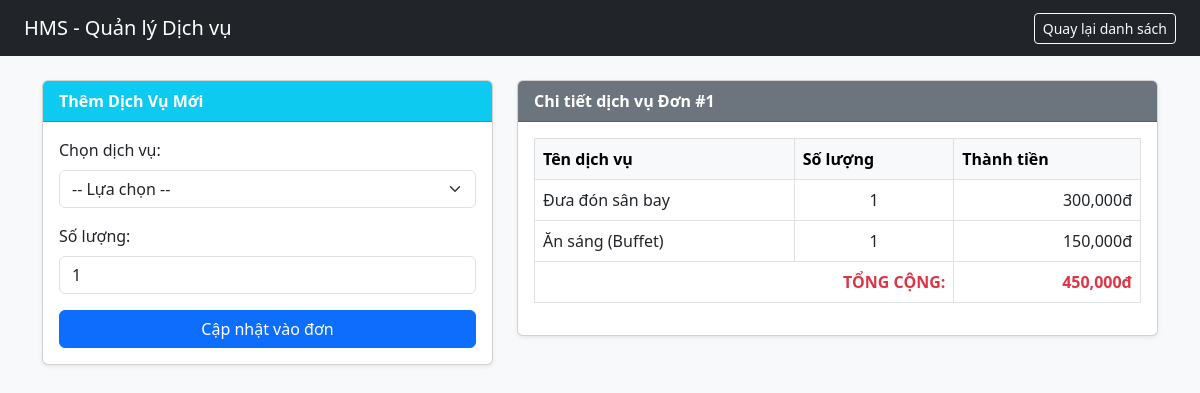
Page /bookings/services.php?id=1 (signed in) on the committed database.
### tables this page shows
CREATE TABLE `booking_services` (
  `id` int(11) NOT NULL,
  `booking_id` int(11) DEFAULT NULL,
  `service_id` int(11) DEFAULT NULL,
  `quantity` int(11) DEFAULT 1,
  `subtotal` decimal(10,2) DEFAULT NULL,
  `added_at` datetime DEFAULT current_timestamp()
);

CREATE TABLE `services` (
  `service_id` int(11) NOT NULL,
  `service_name` varchar(100) DEFAULT NULL,
  `price` decimal(10,2) DEFAULT NULL,
  `category` varchar(50) DEFAULT NULL,
  `description` text DEFAULT NULL,
  `is_available` tinyint(4) DEFAULT 1
);

### includes/db.php (called while the page is built, shortened)
<?php
class Database {
    private static $instance = null;
    private function __construct() {
        $host = '127.0.0.1';
        $db   = 'hotel_management';
        $user = 'root';
        $pass = '';
        $dsn  = "mysql:host=$host;dbname=$db;charset=utf8mb4";
        try {
            $this->pdo = new PDO($dsn, $user, $pass, [
                PDO::ATTR_ERRMODE => PDO::ERRMODE_EXCEPTION,
                PDO::ATTR_DEFAULT_FETCH_MODE => PDO::FETCH_ASSOC,
                PDO::ATTR_EMULATE_PREPARES => false,
            ]);
        } catch (PDOException $e) {
            die("Kết nối thất bại: " . $e->getMessage());
        }
    }
    public static function getInstance() {
        if (self::$instance === null) {
            self::$instance = new Database();
        }
        return self::$instance->pdo;
    }
}

### classes/BookingService.php (called while the page is built, shortened)
<?php
require_once __DIR__ . '/../includes/db.php';
class BookingService {
    private $db;
    public function __construct() {
        $this->db = Database::getInstance();
    }
    public function getServicesByBooking($bookingId) {
        $sql = "SELECT bs.*, s.service_name
                FROM booking_services bs
                JOIN services s ON bs.service_id = s.service_id
                WHERE bs.booking_id = ?";
        $stmt = $this->db->prepare($sql);
        $stmt->execute([$bookingId]);
        return $stmt->fetchAll();
    }
}
?>

### bookings/services.php (the view, shortened to what this page needs)
<?php
require_once '../includes/db.php';
require_once '../classes/Service.php';
require_once '../classes/BookingService.php';
$bsModel = new BookingService();
$bookingId = isset($_GET['id']) ? (int)$_GET['id'] : 0;
$usedServices = $bsModel->getServicesByBooking($bookingId);
$totalServicesCost = 0;
foreach ($usedServices as $us) {
    $totalServicesCost += $us['subtotal'];
}
?>
<!DOCTYPE html>
<html lang="vi">
<head>
    <link href="https://cdn.jsdelivr.net/npm/bootstrap@5.3.0/dist/css/bootstrap.min.css" rel="stylesheet">
</head>
<body class="bg-light">
    <nav class="navbar navbar-dark bg-dark mb-4">
        <div class="container-fluid px-4">
            <a class="navbar-brand" href="../dashboard.php">HMS - Quản lý Dịch vụ</a>
            <a href="list.php" class="btn btn-outline-light btn-sm">Quay lại danh sách</a>
        </div>
    </nav>
    <div class="container">
        <div class="row">
            <div class="col-md-5">
                <div class="card shadow-sm mb-4">
                    <div class="card-header bg-info text-white fw-bold">
                        Thêm Dịch Vụ Mới
                    </div>
                    <div class="card-body">
                        <form method="POST">
                            <div class="mb-3">
                                <label class="form-label">Chọn dịch vụ:</label>
                                <select name="service_id" class="form-select" required>
                                    <option value="">-- Lựa chọn --</option>
                                </select>
                            </div>
                            <div class="mb-3">
                                <label class="form-label">Số lượng:</label>
                                <input type="number" name="quantity" class="form-control" value="1" min="1" required>
                            </div>
                            <button type="submit" name="btnAddService" class="btn btn-primary w-100">Cập nhật vào đơn</button>
                        </form>
                    </div>
                </div>
            </div>
            <div class="col-md-7">
                <div class="card shadow-sm">
                    <div class="card-header bg-secondary text-white fw-bold">
                        Chi tiết dịch vụ Đơn #<?= $bookingId ?>
                    </div>
                    <div class="card-body">
                        <table class="table table-bordered">
                            <thead class="table-light">
                                <tr>
                                    <th>Tên dịch vụ</th>
                                    <th>Số lượng</th>
                                    <th>Thành tiền</th>
                                </tr>
                            </thead>
                            <tbody>
                                <?php if(count($usedServices) > 0): ?>
                                    <?php foreach($usedServices as $u): ?>
                                    <tr>
                                        <td><?= htmlspecialchars($u['service_name']) ?></td>
                                        <td class="text-center"><?= $u['quantity'] ?></td>
                                        <td class="text-end"><?= number_format($u['subtotal']) ?>đ</td>
                                    </tr>
                                    <?php endforeach; ?>
                                <?php else: ?>
                                    <tr><td colspan="3" class="text-center text-muted">Khách chưa sử dụng dịch vụ nào.</td></tr>
                                <?php endif; ?>
                            </tbody>
                            <tfoot class="fw-bold">
                                <tr>
                                    <td colspan="2" class="text-end text-danger">TỔNG CỘNG:</td>
                                    <td class="text-end text-danger"><?= number_format($totalServicesCost) ?>đ</td>
                                </tr>
                            </tfoot>
                        </table>
                    </div>
                </div>
            </div>
        </div>
    </div>
</body>
</html>

### rows in the picture
booking_services: service.service_name "Đưa đón sân bay", quantity "1", subtotal "300,000"
booking_services: service.service_name "Ăn sáng (Buffet)", quantity "1", subtotal "150,000"

### other values in the picture
$bookingId "1"
$totalServicesCost "450,000"
